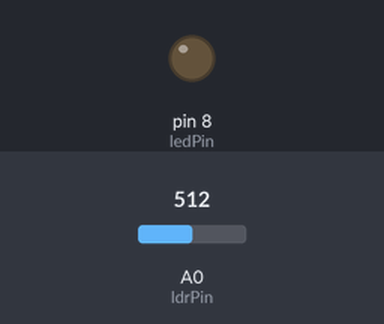
A sketch run on a simulated Arduino Uno, built with avr-gcc and run on an emulated ATmega328P. Parts: output pins drawn as LEDs (lit = HIGH). The test bench sets the inputs (shaded band); at power-on: A0 (ldrPin) = 512. What the sketch prints to the serial monitor is not drawn.

Above: at 1.2 s.
1.3 s: A0 (ldrPin) set to 21
2.8 s: A0 (ldrPin) set to 18
At 3.7 s:
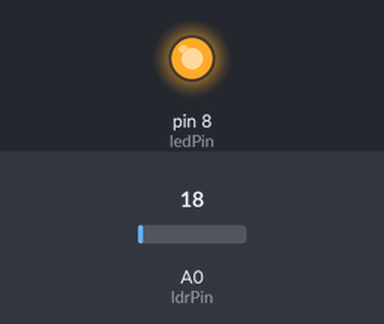
4.3 s: A0 (ldrPin) set to 122
At 4.9 s:
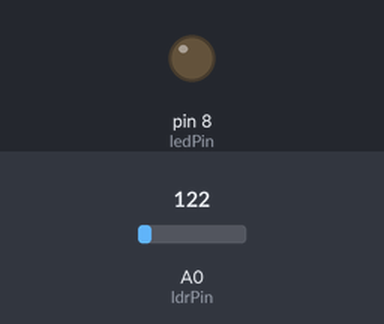
5.8 s: A0 (ldrPin) set to 10
At 6.2 s:
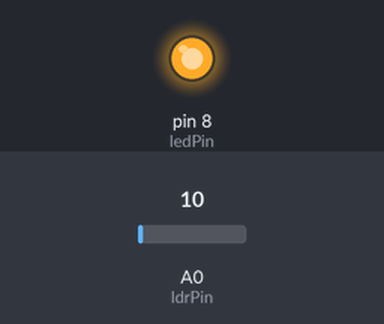
Timing chart, 0 to 8.3 s (numbered marks = the images above; inputs shaded):
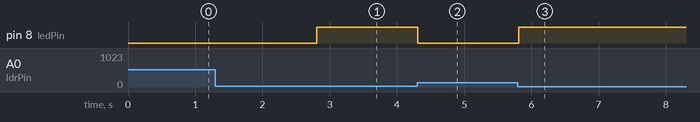

Measured:
- the behaviour switches between 20 and 19 on A0 (ldrPin) (found by bisection; images 0 and 1)
- after the input at 1.3 s, every drawn part: stays the same
- after the input at 2.8 s, pin 8 (ledPin): LOW → HIGH at once
- after the input at 4.3 s, pin 8 (ledPin): HIGH → LOW at once
- after the input at 5.8 s, pin 8 (ledPin): LOW → HIGH at once

The sketch:

Automatic_Light.ino
```cpp
//Program to switch ON an LED automatically at night or if the lights in the room are turned OFF.
//Connections :
/*
5V(on Arduino)_________LDR_________Resistor(1k)_________GND(on Arduino)
                              |
                              |
                              A0
                        (on Arduino)


Port 8(on Arduino)_______ LED______Resistor(220ohm)______GND(on Arduino)

*/

int ldrPin = A0;
int ldrValue;   //It will store value of LDR
int ledPin = 8;

void setup(){
  Serial.begin(9600); //Intializing the serial monitor
  pinMode(ledPin, OUTPUT);
}

void loop(){

  ldrValue = analogRead(ldrPin);
  Serial.print(ldrValue); //Open serial monitor to watch the value of LDR

  if(ldrValue < 20){
    digitalWrite(ledPin, HIGH);
  }else{
    digitalWrite(ledPin, LOW);
  }
  delay(100);
}
```
